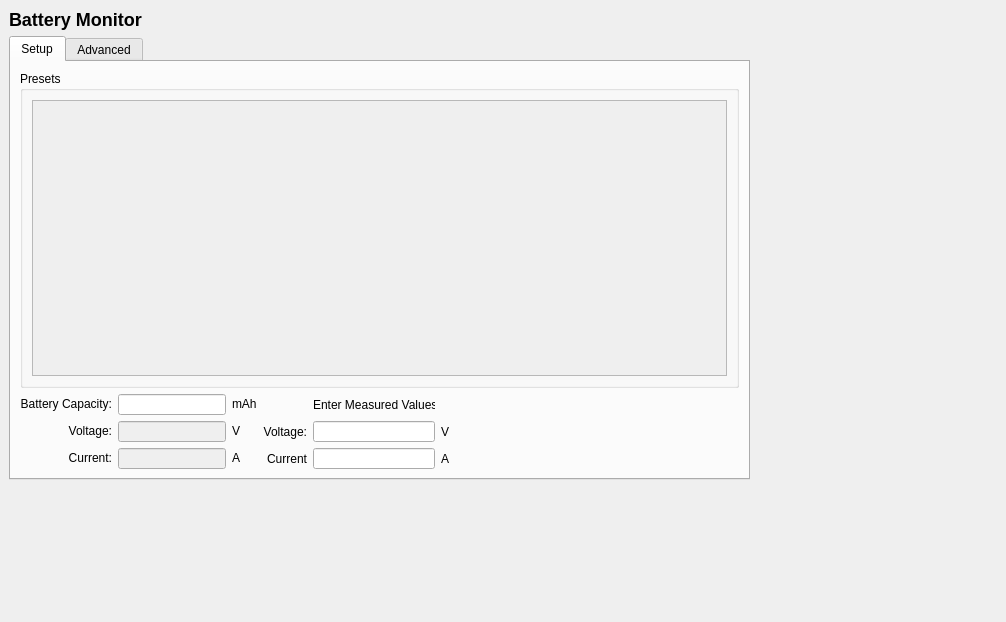
<?xml version="1.0" encoding="UTF-8"?>
<ui version="4.0">
 <class>BatteryMonitorConfig</class>
 <widget class="QWidget" name="BatteryMonitorConfig">
  <property name="geometry">
   <rect>
    <x>0</x>
    <y>0</y>
    <width>1006</width>
    <height>622</height>
   </rect>
  </property>
  <property name="windowTitle">
   <string>Form</string>
  </property>
  <widget class="QWidget" name="">
   <property name="geometry">
    <rect>
     <x>9</x>
     <y>9</y>
     <width>741</width>
     <height>471</height>
    </rect>
   </property>
   <layout class="QVBoxLayout" name="verticalLayout_9">
    <item>
     <layout class="QHBoxLayout" name="horizontalLayout_10">
      <item>
       <widget class="QLabel" name="label">
        <property name="text">
         <string>&lt;h2&gt;Battery Monitor&lt;/h2&gt;</string>
        </property>
        <property name="scaledContents">
         <bool>false</bool>
        </property>
       </widget>
      </item>
      <item>
       <widget class="QLabel" name="label_2">
        <property name="maximumSize">
         <size>
          <width>141</width>
          <height>51</height>
         </size>
        </property>
        <property name="text">
         <string/>
        </property>
        <property name="pixmap">
         <pixmap resource="../../../qgroundcontrol.qrc">:/files/images/devices/BR-APMPWRDEAN-2.jpg</pixmap>
        </property>
        <property name="scaledContents">
         <bool>true</bool>
        </property>
       </widget>
      </item>
     </layout>
    </item>
    <item>
     <widget class="QTabWidget" name="basicTab">
      <property name="currentIndex">
       <number>0</number>
      </property>
      <widget class="QWidget" name="tab">
       <attribute name="title">
        <string>Setup</string>
       </attribute>
       <layout class="QHBoxLayout" name="horizontalLayout_9">
        <item>
         <layout class="QVBoxLayout" name="verticalLayout">
          <item>
           <widget class="QGroupBox" name="groupBox_2">
            <property name="sizePolicy">
             <sizepolicy hsizetype="Preferred" vsizetype="Minimum">
              <horstretch>0</horstretch>
              <verstretch>0</verstretch>
             </sizepolicy>
            </property>
            <property name="minimumSize">
             <size>
              <width>0</width>
              <height>0</height>
             </size>
            </property>
            <property name="maximumSize">
             <size>
              <width>16777215</width>
              <height>16777215</height>
             </size>
            </property>
            <property name="title">
             <string>Presets</string>
            </property>
            <layout class="QHBoxLayout" name="horizontalLayout_5">
             <item>
              <widget class="QScrollArea" name="scrollArea">
               <property name="sizePolicy">
                <sizepolicy hsizetype="Expanding" vsizetype="Minimum">
                 <horstretch>0</horstretch>
                 <verstretch>0</verstretch>
                </sizepolicy>
               </property>
               <property name="maximumSize">
                <size>
                 <width>16777215</width>
                 <height>16777215</height>
                </size>
               </property>
               <property name="widgetResizable">
                <bool>true</bool>
               </property>
               <widget class="QWidget" name="scrollAreaWidgetContents">
                <property name="geometry">
                 <rect>
                  <x>0</x>
                  <y>0</y>
                  <width>691</width>
                  <height>144</height>
                 </rect>
                </property>
                <layout class="QVBoxLayout" name="verticalLayout_2">
                 <item>
                  <layout class="QGridLayout" name="presetGridLayout"/>
                 </item>
                </layout>
               </widget>
              </widget>
             </item>
            </layout>
           </widget>
          </item>
          <item>
           <layout class="QHBoxLayout" name="horizontalLayout_2" stretch="0,0,3">
            <item>
             <layout class="QGridLayout" name="gridLayout_3">
              <item row="2" column="2">
               <widget class="QLabel" name="label_19">
                <property name="maximumSize">
                 <size>
                  <width>16</width>
                  <height>16</height>
                 </size>
                </property>
                <property name="text">
                 <string>A</string>
                </property>
               </widget>
              </item>
              <item row="2" column="0">
               <widget class="QLabel" name="label_17">
                <property name="maximumSize">
                 <size>
                  <width>106</width>
                  <height>16</height>
                 </size>
                </property>
                <property name="text">
                 <string>Current:</string>
                </property>
                <property name="alignment">
                 <set>Qt::AlignRight|Qt::AlignTrailing|Qt::AlignVCenter</set>
                </property>
               </widget>
              </item>
              <item row="2" column="1">
               <widget class="QLineEdit" name="battCurrentLineEdit">
                <property name="enabled">
                 <bool>false</bool>
                </property>
                <property name="maximumSize">
                 <size>
                  <width>122</width>
                  <height>21</height>
                 </size>
                </property>
                <property name="alignment">
                 <set>Qt::AlignRight|Qt::AlignTrailing|Qt::AlignVCenter</set>
                </property>
               </widget>
              </item>
              <item row="1" column="2">
               <widget class="QLabel" name="label_18">
                <property name="maximumSize">
                 <size>
                  <width>16</width>
                  <height>16</height>
                 </size>
                </property>
                <property name="text">
                 <string>V</string>
                </property>
               </widget>
              </item>
              <item row="1" column="1">
               <widget class="QLineEdit" name="battVoltageLineEdit">
                <property name="enabled">
                 <bool>false</bool>
                </property>
                <property name="maximumSize">
                 <size>
                  <width>122</width>
                  <height>21</height>
                 </size>
                </property>
                <property name="alignment">
                 <set>Qt::AlignRight|Qt::AlignTrailing|Qt::AlignVCenter</set>
                </property>
               </widget>
              </item>
              <item row="0" column="0">
               <widget class="QLabel" name="label_13">
                <property name="maximumSize">
                 <size>
                  <width>106</width>
                  <height>16</height>
                 </size>
                </property>
                <property name="text">
                 <string>Battery Capacity:</string>
                </property>
                <property name="alignment">
                 <set>Qt::AlignRight|Qt::AlignTrailing|Qt::AlignVCenter</set>
                </property>
               </widget>
              </item>
              <item row="0" column="1">
               <widget class="QLineEdit" name="battCapacityLineEdit">
                <property name="maximumSize">
                 <size>
                  <width>122</width>
                  <height>21</height>
                 </size>
                </property>
                <property name="inputMask">
                 <string>000000</string>
                </property>
                <property name="alignment">
                 <set>Qt::AlignRight|Qt::AlignTrailing|Qt::AlignVCenter</set>
                </property>
               </widget>
              </item>
              <item row="0" column="2">
               <widget class="QLabel" name="label_12">
                <property name="maximumSize">
                 <size>
                  <width>30</width>
                  <height>16</height>
                 </size>
                </property>
                <property name="text">
                 <string>mAh</string>
                </property>
               </widget>
              </item>
              <item row="1" column="0">
               <widget class="QLabel" name="label_16">
                <property name="maximumSize">
                 <size>
                  <width>106</width>
                  <height>16</height>
                 </size>
                </property>
                <property name="text">
                 <string>   Voltage:</string>
                </property>
                <property name="alignment">
                 <set>Qt::AlignRight|Qt::AlignTrailing|Qt::AlignVCenter</set>
                </property>
               </widget>
              </item>
             </layout>
            </item>
            <item>
             <layout class="QGridLayout" name="gridLayout_4">
              <item row="2" column="0">
               <widget class="QLabel" name="label_22">
                <property name="text">
                 <string>Current</string>
                </property>
                <property name="alignment">
                 <set>Qt::AlignRight|Qt::AlignTrailing|Qt::AlignVCenter</set>
                </property>
               </widget>
              </item>
              <item row="1" column="1">
               <widget class="QLineEdit" name="lineEdit">
                <property name="maximumSize">
                 <size>
                  <width>122</width>
                  <height>21</height>
                 </size>
                </property>
               </widget>
              </item>
              <item row="1" column="0">
               <widget class="QLabel" name="label_21">
                <property name="text">
                 <string>Voltage:</string>
                </property>
                <property name="alignment">
                 <set>Qt::AlignRight|Qt::AlignTrailing|Qt::AlignVCenter</set>
                </property>
               </widget>
              </item>
              <item row="1" column="2">
               <widget class="QLabel" name="label_23">
                <property name="text">
                 <string>V</string>
                </property>
               </widget>
              </item>
              <item row="2" column="1">
               <widget class="QLineEdit" name="lineEdit_2">
                <property name="maximumSize">
                 <size>
                  <width>122</width>
                  <height>21</height>
                 </size>
                </property>
               </widget>
              </item>
              <item row="2" column="2">
               <widget class="QLabel" name="label_24">
                <property name="text">
                 <string>A</string>
                </property>
               </widget>
              </item>
              <item row="0" column="1">
               <widget class="QLabel" name="label_20">
                <property name="maximumSize">
                 <size>
                  <width>122</width>
                  <height>21</height>
                 </size>
                </property>
                <property name="text">
                 <string>Enter Measured Values</string>
                </property>
               </widget>
              </item>
             </layout>
            </item>
            <item>
             <spacer name="horizontalSpacer_2">
              <property name="orientation">
               <enum>Qt::Horizontal</enum>
              </property>
              <property name="sizeHint" stdset="0">
               <size>
                <width>200</width>
                <height>20</height>
               </size>
              </property>
             </spacer>
            </item>
           </layout>
          </item>
         </layout>
        </item>
       </layout>
      </widget>
      <widget class="QWidget" name="tab_2">
       <attribute name="title">
        <string>Advanced</string>
       </attribute>
       <layout class="QVBoxLayout" name="verticalLayout_11">
        <item>
         <layout class="QHBoxLayout" name="horizontalLayout_11">
          <item>
           <widget class="QGroupBox" name="groupBox_3">
            <property name="maximumSize">
             <size>
              <width>200</width>
              <height>191</height>
             </size>
            </property>
            <property name="title">
             <string>Advanced Setup</string>
            </property>
            <layout class="QVBoxLayout" name="verticalLayout_5">
             <item>
              <layout class="QHBoxLayout" name="horizontalLayout_3" stretch="0,1">
               <item>
                <layout class="QVBoxLayout" name="verticalLayout_4">
                 <item>
                  <widget class="QLabel" name="label_3">
                   <property name="text">
                    <string>Monitor</string>
                   </property>
                  </widget>
                 </item>
                 <item>
                  <widget class="QLabel" name="label_4">
                   <property name="text">
                    <string>Sensor</string>
                   </property>
                  </widget>
                 </item>
                 <item>
                  <widget class="QLabel" name="label_5">
                   <property name="text">
                    <string>APM Version</string>
                   </property>
                  </widget>
                 </item>
                </layout>
               </item>
               <item>
                <layout class="QVBoxLayout" name="verticalLayout_3">
                 <item>
                  <widget class="QComboBox" name="monitorComboBox"/>
                 </item>
                 <item>
                  <widget class="QComboBox" name="sensorComboBox"/>
                 </item>
                 <item>
                  <widget class="QComboBox" name="apmVerComboBox"/>
                 </item>
                </layout>
               </item>
              </layout>
             </item>
             <item>
              <layout class="QHBoxLayout" name="horizontalLayout_4">
               <item>
                <layout class="QGridLayout" name="gridLayout_2">
                 <item row="0" column="1">
                  <widget class="QLineEdit" name="voltPinLineEdit"/>
                 </item>
                 <item row="1" column="1">
                  <widget class="QLineEdit" name="currPinLineEdit"/>
                 </item>
                 <item row="0" column="0">
                  <widget class="QLabel" name="label_6">
                   <property name="text">
                    <string>Voltage Pin</string>
                   </property>
                  </widget>
                 </item>
                 <item row="1" column="0">
                  <widget class="QLabel" name="label_7">
                   <property name="text">
                    <string>Current Pin</string>
                   </property>
                  </widget>
                 </item>
                </layout>
               </item>
               <item>
                <spacer name="horizontalSpacer">
                 <property name="orientation">
                  <enum>Qt::Horizontal</enum>
                 </property>
                 <property name="sizeHint" stdset="0">
                  <size>
                   <width>161</width>
                   <height>20</height>
                  </size>
                 </property>
                </spacer>
               </item>
              </layout>
             </item>
            </layout>
           </widget>
          </item>
          <item>
           <widget class="QGroupBox" name="groupBox">
            <property name="minimumSize">
             <size>
              <width>270</width>
              <height>190</height>
             </size>
            </property>
            <property name="maximumSize">
             <size>
              <width>419</width>
              <height>190</height>
             </size>
            </property>
            <property name="title">
             <string>Calibration</string>
            </property>
            <layout class="QHBoxLayout" name="horizontalLayout">
             <item>
              <layout class="QGridLayout" name="gridLayout">
               <item row="1" column="1">
                <widget class="QLineEdit" name="calcVoltsLineEdit">
                 <property name="minimumSize">
                  <size>
                   <width>20</width>
                   <height>0</height>
                  </size>
                 </property>
                 <property name="readOnly">
                  <bool>false</bool>
                 </property>
                </widget>
               </item>
               <item row="0" column="0">
                <widget class="QLabel" name="label_9">
                 <property name="text">
                  <string>1. Measured Battery Voltage</string>
                 </property>
                </widget>
               </item>
               <item row="1" column="0">
                <widget class="QLabel" name="label_8">
                 <property name="text">
                  <string>2. Voltage from Autopilot (calced)</string>
                 </property>
                </widget>
               </item>
               <item row="5" column="1">
                <widget class="QLineEdit" name="ampsPerVoltsLineEdit">
                 <property name="minimumSize">
                  <size>
                   <width>20</width>
                   <height>0</height>
                  </size>
                 </property>
                 <property name="readOnly">
                  <bool>false</bool>
                 </property>
                </widget>
               </item>
               <item row="5" column="0">
                <widget class="QLabel" name="label_11">
                 <property name="text">
                  <string>6. Amperes per volt:</string>
                 </property>
                </widget>
               </item>
               <item row="2" column="1">
                <widget class="QLineEdit" name="calcDividerLineEdit">
                 <property name="minimumSize">
                  <size>
                   <width>20</width>
                   <height>0</height>
                  </size>
                 </property>
                 <property name="readOnly">
                  <bool>false</bool>
                 </property>
                </widget>
               </item>
               <item row="3" column="0">
                <widget class="QLabel" name="label_14">
                 <property name="text">
                  <string>4. Measured Current</string>
                 </property>
                </widget>
               </item>
               <item row="3" column="1">
                <widget class="QLineEdit" name="measuredCurrentLineEdit">
                 <property name="minimumSize">
                  <size>
                   <width>20</width>
                   <height>0</height>
                  </size>
                 </property>
                 <property name="readOnly">
                  <bool>false</bool>
                 </property>
                </widget>
               </item>
               <item row="4" column="0">
                <widget class="QLabel" name="label_15">
                 <property name="text">
                  <string>5. Battery Current from Autopilot (calced) </string>
                 </property>
                </widget>
               </item>
               <item row="4" column="1">
                <widget class="QLineEdit" name="batteryCurrentLineEdit">
                 <property name="minimumSize">
                  <size>
                   <width>20</width>
                   <height>0</height>
                  </size>
                 </property>
                 <property name="readOnly">
                  <bool>true</bool>
                 </property>
                </widget>
               </item>
               <item row="0" column="1">
                <widget class="QLineEdit" name="measuredVoltsLineEdit">
                 <property name="minimumSize">
                  <size>
                   <width>20</width>
                   <height>0</height>
                  </size>
                 </property>
                 <property name="readOnly">
                  <bool>false</bool>
                 </property>
                </widget>
               </item>
               <item row="2" column="0">
                <widget class="QLabel" name="label_10">
                 <property name="text">
                  <string>3. Voltage Divider (calced)</string>
                 </property>
                </widget>
               </item>
              </layout>
             </item>
            </layout>
           </widget>
          </item>
         </layout>
        </item>
        <item>
         <spacer name="verticalSpacer">
          <property name="orientation">
           <enum>Qt::Vertical</enum>
          </property>
          <property name="sizeHint" stdset="0">
           <size>
            <width>20</width>
            <height>23</height>
           </size>
          </property>
         </spacer>
        </item>
       </layout>
      </widget>
     </widget>
    </item>
   </layout>
  </widget>
 </widget>
 <resources>
  <include location="../../../qgroundcontrol.qrc"/>
 </resources>
 <connections/>
</ui>
